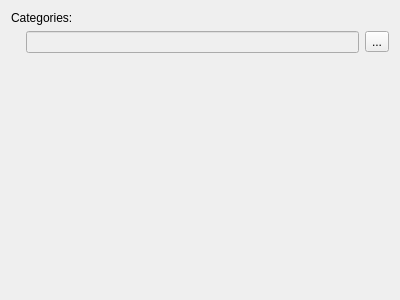
<?xml version="1.0" encoding="UTF-8"?>
<ui version="4.0">
 <class>CategoriesPage</class>
 <widget class="QWidget" name="CategoriesPage">
  <property name="enabled">
   <bool>true</bool>
  </property>
  <property name="geometry">
   <rect>
    <x>0</x>
    <y>0</y>
    <width>400</width>
    <height>300</height>
   </rect>
  </property>
  <layout class="QVBoxLayout" name="verticalLayout">
   <item>
    <widget class="QLabel" name="categoriesLabel">
     <property name="text">
      <string>Categories:</string>
     </property>
    </widget>
   </item>
   <item>
    <layout class="QHBoxLayout" name="horizontalLayout">
     <item>
      <spacer name="horizontalSpacer">
       <property name="orientation">
        <enum>Qt::Horizontal</enum>
       </property>
       <property name="sizeType">
        <enum>QSizePolicy::Fixed</enum>
       </property>
       <property name="sizeHint" stdset="0">
        <size>
         <width>15</width>
         <height>20</height>
        </size>
       </property>
      </spacer>
     </item>
     <item>
      <widget class="QLineEdit" name="categoriesEdit">
       <property name="enabled">
        <bool>false</bool>
       </property>
      </widget>
     </item>
     <item>
      <widget class="QToolButton" name="categoriesButton">
       <property name="text">
        <string>...</string>
       </property>
      </widget>
     </item>
    </layout>
   </item>
   <item>
    <spacer name="verticalSpacer">
     <property name="orientation">
      <enum>Qt::Vertical</enum>
     </property>
     <property name="sizeHint" stdset="0">
      <size>
       <width>20</width>
       <height>225</height>
      </size>
     </property>
    </spacer>
   </item>
  </layout>
 </widget>
 <resources/>
 <connections/>
</ui>
